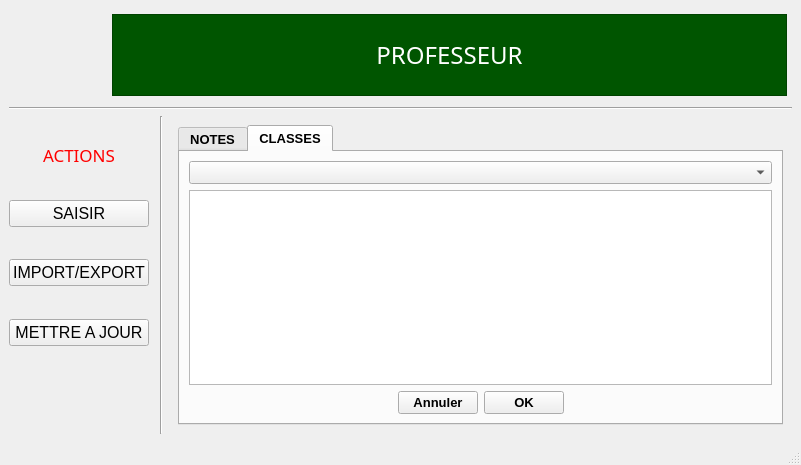
<?xml version="1.0" encoding="UTF-8"?>
<ui version="4.0">
 <class>MainWindow</class>
 <widget class="QMainWindow" name="MainWindow">
  <property name="geometry">
   <rect>
    <x>0</x>
    <y>0</y>
    <width>801</width>
    <height>465</height>
   </rect>
  </property>
  <property name="windowTitle">
   <string>GNOTE</string>
  </property>
  <property name="windowIcon">
   <iconset>
    <normaloff>../resources/images/Logo_inp-hb-360x406.png</normaloff>../resources/images/Logo_inp-hb-360x406.png</iconset>
  </property>
  <widget class="QWidget" name="centralwidget">
   <layout class="QHBoxLayout" name="horizontalLayout_3">
    <item>
     <layout class="QVBoxLayout" name="verticalLayout_2" stretch="1,0,1,10">
      <item>
       <layout class="QHBoxLayout" name="horizontalLayout" stretch="1,0,3">
        <property name="topMargin">
         <number>5</number>
        </property>
        <property name="rightMargin">
         <number>5</number>
        </property>
        <item>
         <widget class="QToolButton" name="toolButton">
          <property name="text">
           <string/>
          </property>
          <property name="icon">
           <iconset>
            <normaloff>../resources/images/Logo_inp-hb-360x406.png</normaloff>../resources/images/Logo_inp-hb-360x406.png</iconset>
          </property>
          <property name="iconSize">
           <size>
            <width>75</width>
            <height>75</height>
           </size>
          </property>
          <property name="autoRaise">
           <bool>true</bool>
          </property>
         </widget>
        </item>
        <item>
         <spacer name="horizontalSpacer">
          <property name="orientation">
           <enum>Qt::Horizontal</enum>
          </property>
          <property name="sizeHint" stdset="0">
           <size>
            <width>14</width>
            <height>20</height>
           </size>
          </property>
         </spacer>
        </item>
        <item>
         <widget class="QLabel" name="label">
          <property name="font">
           <font>
            <family>Arial Rounded MT Bold</family>
            <pointsize>18</pointsize>
           </font>
          </property>
          <property name="styleSheet">
           <string notr="true">background-color: rgb(0, 85, 0);
color: rgb(255, 255, 255);</string>
          </property>
          <property name="frameShape">
           <enum>QFrame::StyledPanel</enum>
          </property>
          <property name="lineWidth">
           <number>5</number>
          </property>
          <property name="midLineWidth">
           <number>5</number>
          </property>
          <property name="text">
           <string>PROFESSEUR</string>
          </property>
          <property name="alignment">
           <set>Qt::AlignCenter</set>
          </property>
         </widget>
        </item>
       </layout>
      </item>
      <item>
       <spacer name="verticalSpacer_6">
        <property name="orientation">
         <enum>Qt::Vertical</enum>
        </property>
        <property name="sizeHint" stdset="0">
         <size>
          <width>20</width>
          <height>5</height>
         </size>
        </property>
       </spacer>
      </item>
      <item>
       <widget class="Line" name="line">
        <property name="orientation">
         <enum>Qt::Horizontal</enum>
        </property>
       </widget>
      </item>
      <item>
       <layout class="QHBoxLayout" name="horizontalLayout_2" stretch="2,0,0,4">
        <item>
         <layout class="QVBoxLayout" name="verticalLayout">
          <item>
           <spacer name="verticalSpacer_4">
            <property name="orientation">
             <enum>Qt::Vertical</enum>
            </property>
            <property name="sizeHint" stdset="0">
             <size>
              <width>20</width>
              <height>26</height>
             </size>
            </property>
           </spacer>
          </item>
          <item>
           <widget class="QLabel" name="label_2">
            <property name="font">
             <font>
              <family>Arial Rounded MT Bold</family>
              <pointsize>13</pointsize>
             </font>
            </property>
            <property name="styleSheet">
             <string notr="true">color: rgb(255, 0, 0);</string>
            </property>
            <property name="text">
             <string>ACTIONS</string>
            </property>
            <property name="alignment">
             <set>Qt::AlignCenter</set>
            </property>
           </widget>
          </item>
          <item>
           <spacer name="verticalSpacer_5">
            <property name="orientation">
             <enum>Qt::Vertical</enum>
            </property>
            <property name="sizeHint" stdset="0">
             <size>
              <width>20</width>
              <height>5</height>
             </size>
            </property>
           </spacer>
          </item>
          <item>
           <widget class="QPushButton" name="pushButton">
            <property name="font">
             <font>
              <pointsize>12</pointsize>
             </font>
            </property>
            <property name="text">
             <string>SAISIR</string>
            </property>
            <property name="icon">
             <iconset>
              <normaloff>../resources/images/pencil.png</normaloff>../resources/images/pencil.png</iconset>
            </property>
           </widget>
          </item>
          <item>
           <spacer name="verticalSpacer">
            <property name="orientation">
             <enum>Qt::Vertical</enum>
            </property>
            <property name="sizeHint" stdset="0">
             <size>
              <width>20</width>
              <height>20</height>
             </size>
            </property>
           </spacer>
          </item>
          <item>
           <widget class="QPushButton" name="pushButton_2">
            <property name="font">
             <font>
              <pointsize>12</pointsize>
             </font>
            </property>
            <property name="text">
             <string>IMPORT/EXPORT</string>
            </property>
            <property name="icon">
             <iconset>
              <normaloff>../resources/images/icons8-tab-unselected-48.png</normaloff>../resources/images/icons8-tab-unselected-48.png</iconset>
            </property>
           </widget>
          </item>
          <item>
           <spacer name="verticalSpacer_2">
            <property name="orientation">
             <enum>Qt::Vertical</enum>
            </property>
            <property name="sizeHint" stdset="0">
             <size>
              <width>20</width>
              <height>20</height>
             </size>
            </property>
           </spacer>
          </item>
          <item>
           <widget class="QPushButton" name="pushButton_3">
            <property name="font">
             <font>
              <pointsize>12</pointsize>
             </font>
            </property>
            <property name="text">
             <string>METTRE A JOUR</string>
            </property>
            <property name="icon">
             <iconset>
              <normaloff>../resources/images/refresh.png</normaloff>../resources/images/refresh.png</iconset>
            </property>
           </widget>
          </item>
          <item>
           <spacer name="verticalSpacer_3">
            <property name="orientation">
             <enum>Qt::Vertical</enum>
            </property>
            <property name="sizeHint" stdset="0">
             <size>
              <width>20</width>
              <height>34</height>
             </size>
            </property>
           </spacer>
          </item>
          <item>
           <widget class="QToolButton" name="toolButton_2">
            <property name="text">
             <string/>
            </property>
            <property name="icon">
             <iconset>
              <normaloff>../resources/images/user (1).png</normaloff>../resources/images/user (1).png</iconset>
            </property>
            <property name="iconSize">
             <size>
              <width>41</width>
              <height>41</height>
             </size>
            </property>
            <property name="autoRaise">
             <bool>true</bool>
            </property>
           </widget>
          </item>
         </layout>
        </item>
        <item>
         <spacer name="horizontalSpacer_3">
          <property name="orientation">
           <enum>Qt::Horizontal</enum>
          </property>
          <property name="sizeHint" stdset="0">
           <size>
            <width>5</width>
            <height>20</height>
           </size>
          </property>
         </spacer>
        </item>
        <item>
         <widget class="Line" name="line_2">
          <property name="orientation">
           <enum>Qt::Vertical</enum>
          </property>
         </widget>
        </item>
        <item>
         <widget class="QStackedWidget" name="stackedWidget">
          <property name="font">
           <font>
            <pointsize>10</pointsize>
            <weight>75</weight>
            <bold>true</bold>
           </font>
          </property>
          <property name="currentIndex">
           <number>0</number>
          </property>
          <widget class="QWidget" name="page">
           <layout class="QHBoxLayout" name="horizontalLayout_4">
            <item>
             <widget class="QTabWidget" name="tabWidgetSaisir">
              <property name="font">
               <font>
                <pointsize>10</pointsize>
                <weight>75</weight>
                <bold>true</bold>
               </font>
              </property>
              <property name="currentIndex">
               <number>1</number>
              </property>
              <property name="movable">
               <bool>true</bool>
              </property>
              <property name="tabBarAutoHide">
               <bool>true</bool>
              </property>
              <widget class="QWidget" name="tabNotes">
               <attribute name="icon">
                <iconset>
                 <normaloff>../resources/images/icons8-education-64 (1).png</normaloff>../resources/images/icons8-education-64 (1).png</iconset>
               </attribute>
               <attribute name="title">
                <string>NOTES</string>
               </attribute>
               <layout class="QHBoxLayout" name="horizontalLayout_8">
                <item>
                 <layout class="QVBoxLayout" name="verticalLayout_3">
                  <item>
                   <layout class="QHBoxLayout" name="horizontalLayout_18" stretch="1,0,3">
                    <item>
                     <widget class="QLabel" name="label_7">
                      <property name="text">
                       <string>Date</string>
                      </property>
                     </widget>
                    </item>
                    <item>
                     <spacer name="horizontalSpacer_15">
                      <property name="orientation">
                       <enum>Qt::Horizontal</enum>
                      </property>
                      <property name="sizeHint" stdset="0">
                       <size>
                        <width>54</width>
                        <height>20</height>
                       </size>
                      </property>
                     </spacer>
                    </item>
                    <item>
                     <widget class="QDateEdit" name="dateEdit">
                      <property name="dateTime">
                       <datetime>
                        <hour>0</hour>
                        <minute>0</minute>
                        <second>0</second>
                        <year>2022</year>
                        <month>6</month>
                        <day>16</day>
                       </datetime>
                      </property>
                      <property name="calendarPopup">
                       <bool>true</bool>
                      </property>
                      <property name="date">
                       <date>
                        <year>2022</year>
                        <month>6</month>
                        <day>16</day>
                       </date>
                      </property>
                     </widget>
                    </item>
                   </layout>
                  </item>
                  <item>
                   <layout class="QHBoxLayout" name="horizontalLayout_19" stretch="1,0,3">
                    <item>
                     <widget class="QLabel" name="label_8">
                      <property name="text">
                       <string>Coefficient</string>
                      </property>
                     </widget>
                    </item>
                    <item>
                     <spacer name="horizontalSpacer_16">
                      <property name="orientation">
                       <enum>Qt::Horizontal</enum>
                      </property>
                      <property name="sizeHint" stdset="0">
                       <size>
                        <width>54</width>
                        <height>20</height>
                       </size>
                      </property>
                     </spacer>
                    </item>
                    <item>
                     <widget class="QLineEdit" name="lineEdit"/>
                    </item>
                   </layout>
                  </item>
                  <item>
                   <layout class="QHBoxLayout" name="horizontalLayout_21" stretch="0,0,0,1,0,2">
                    <item>
                     <widget class="QLabel" name="label_9">
                      <property name="text">
                       <string>Numero De Note</string>
                      </property>
                     </widget>
                    </item>
                    <item>
                     <widget class="QLineEdit" name="lineEdit_5"/>
                    </item>
                    <item>
                     <spacer name="horizontalSpacer_17">
                      <property name="orientation">
                       <enum>Qt::Horizontal</enum>
                      </property>
                      <property name="sizeHint" stdset="0">
                       <size>
                        <width>7</width>
                        <height>20</height>
                       </size>
                      </property>
                     </spacer>
                    </item>
                    <item>
                     <widget class="QLabel" name="label_10">
                      <property name="text">
                       <string>Matiere</string>
                      </property>
                     </widget>
                    </item>
                    <item>
                     <spacer name="horizontalSpacer_18">
                      <property name="orientation">
                       <enum>Qt::Horizontal</enum>
                      </property>
                      <property name="sizeHint" stdset="0">
                       <size>
                        <width>10</width>
                        <height>20</height>
                       </size>
                      </property>
                     </spacer>
                    </item>
                    <item>
                     <widget class="QComboBox" name="comboBox"/>
                    </item>
                   </layout>
                  </item>
                  <item>
                   <layout class="QHBoxLayout" name="horizontalLayout_23">
                    <item>
                     <widget class="QLabel" name="label_11">
                      <property name="text">
                       <string>Matricule Etudiant</string>
                      </property>
                     </widget>
                    </item>
                    <item>
                     <widget class="QLineEdit" name="lineEdit_3"/>
                    </item>
                    <item>
                     <widget class="QLabel" name="label_12">
                      <property name="text">
                       <string>Note/20</string>
                      </property>
                     </widget>
                    </item>
                    <item>
                     <widget class="QLineEdit" name="lineEdit_2"/>
                    </item>
                   </layout>
                  </item>
                  <item>
                   <layout class="QHBoxLayout" name="horizontalLayout_24">
                    <item>
                     <widget class="QLabel" name="label_13">
                      <property name="text">
                       <string>Matricule Prof</string>
                      </property>
                     </widget>
                    </item>
                    <item>
                     <widget class="QLineEdit" name="lineEdit_4"/>
                    </item>
                   </layout>
                  </item>
                  <item>
                   <layout class="QHBoxLayout" name="horizontalLayout_7">
                    <item>
                     <spacer name="horizontalSpacer_11">
                      <property name="orientation">
                       <enum>Qt::Horizontal</enum>
                      </property>
                      <property name="sizeHint" stdset="0">
                       <size>
                        <width>40</width>
                        <height>20</height>
                       </size>
                      </property>
                     </spacer>
                    </item>
                    <item>
                     <widget class="QPushButton" name="pushButton_5">
                      <property name="text">
                       <string>Annuler</string>
                      </property>
                      <property name="icon">
                       <iconset>
                        <normaloff>../resources/images/icons8-clear-symbol-48.png</normaloff>../resources/images/icons8-clear-symbol-48.png</iconset>
                      </property>
                     </widget>
                    </item>
                    <item>
                     <widget class="QPushButton" name="pushButton_8">
                      <property name="text">
                       <string>Sauvegarder</string>
                      </property>
                      <property name="icon">
                       <iconset>
                        <normaloff>../resources/images/disk.png</normaloff>../resources/images/disk.png</iconset>
                      </property>
                     </widget>
                    </item>
                    <item>
                     <spacer name="horizontalSpacer_12">
                      <property name="orientation">
                       <enum>Qt::Horizontal</enum>
                      </property>
                      <property name="sizeHint" stdset="0">
                       <size>
                        <width>40</width>
                        <height>20</height>
                       </size>
                      </property>
                     </spacer>
                    </item>
                   </layout>
                  </item>
                  <item>
                   <widget class="QLabel" name="comfirmation3">
                    <property name="styleSheet">
                     <string notr="true">color: rgb(255, 0, 0);</string>
                    </property>
                    <property name="text">
                     <string/>
                    </property>
                    <property name="alignment">
                     <set>Qt::AlignCenter</set>
                    </property>
                   </widget>
                  </item>
                 </layout>
                </item>
               </layout>
              </widget>
              <widget class="QWidget" name="tabClasses">
               <attribute name="icon">
                <iconset>
                 <normaloff>../resources/images/icons8-data-provider-24.png</normaloff>../resources/images/icons8-data-provider-24.png</iconset>
               </attribute>
               <attribute name="title">
                <string>CLASSES</string>
               </attribute>
               <layout class="QHBoxLayout" name="horizontalLayout_10">
                <item>
                 <layout class="QVBoxLayout" name="verticalLayout_4">
                  <item>
                   <widget class="QComboBox" name="comboBox_3"/>
                  </item>
                  <item>
                   <widget class="QTableWidget" name="tableWidget_5">
                    <property name="rowCount">
                     <number>0</number>
                    </property>
                   </widget>
                  </item>
                  <item>
                   <layout class="QHBoxLayout" name="horizontalLayout_9">
                    <item>
                     <spacer name="horizontalSpacer_13">
                      <property name="orientation">
                       <enum>Qt::Horizontal</enum>
                      </property>
                      <property name="sizeHint" stdset="0">
                       <size>
                        <width>40</width>
                        <height>20</height>
                       </size>
                      </property>
                     </spacer>
                    </item>
                    <item>
                     <widget class="QPushButton" name="pushButton_7">
                      <property name="text">
                       <string>Annuler</string>
                      </property>
                      <property name="icon">
                       <iconset>
                        <normaloff>../resources/images/icons8-clear-symbol-48.png</normaloff>../resources/images/icons8-clear-symbol-48.png</iconset>
                      </property>
                     </widget>
                    </item>
                    <item>
                     <widget class="QPushButton" name="pushButton_6">
                      <property name="text">
                       <string>OK</string>
                      </property>
                      <property name="icon">
                       <iconset>
                        <normaloff>../resources/images/icons8-check-64.png</normaloff>../resources/images/icons8-check-64.png</iconset>
                      </property>
                     </widget>
                    </item>
                    <item>
                     <spacer name="horizontalSpacer_14">
                      <property name="orientation">
                       <enum>Qt::Horizontal</enum>
                      </property>
                      <property name="sizeHint" stdset="0">
                       <size>
                        <width>40</width>
                        <height>20</height>
                       </size>
                      </property>
                     </spacer>
                    </item>
                   </layout>
                  </item>
                 </layout>
                </item>
               </layout>
              </widget>
             </widget>
            </item>
           </layout>
          </widget>
          <widget class="QWidget" name="page_2">
           <layout class="QHBoxLayout" name="horizontalLayout_5">
            <item>
             <widget class="QTabWidget" name="tabWidgetImporExport">
              <property name="font">
               <font>
                <pointsize>10</pointsize>
                <weight>75</weight>
                <bold>true</bold>
               </font>
              </property>
              <property name="currentIndex">
               <number>0</number>
              </property>
              <property name="documentMode">
               <bool>false</bool>
              </property>
              <property name="tabsClosable">
               <bool>false</bool>
              </property>
              <property name="movable">
               <bool>true</bool>
              </property>
              <property name="tabBarAutoHide">
               <bool>true</bool>
              </property>
              <widget class="QWidget" name="tabImport">
               <attribute name="title">
                <string>IMPORT</string>
               </attribute>
               <layout class="QVBoxLayout" name="verticalLayout_5">
                <item>
                 <layout class="QHBoxLayout" name="horizontalLayout_11" stretch="2,0">
                  <item>
                   <widget class="QLabel" name="label_3">
                    <property name="frameShape">
                     <enum>QFrame::Box</enum>
                    </property>
                    <property name="frameShadow">
                     <enum>QFrame::Sunken</enum>
                    </property>
                    <property name="text">
                     <string/>
                    </property>
                    <property name="wordWrap">
                     <bool>true</bool>
                    </property>
                    <property name="textInteractionFlags">
                     <set>Qt::LinksAccessibleByMouse|Qt::TextEditable|Qt::TextEditorInteraction|Qt::TextSelectableByKeyboard|Qt::TextSelectableByMouse</set>
                    </property>
                   </widget>
                  </item>
                  <item>
                   <widget class="QPushButton" name="pushButton_16">
                    <property name="font">
                     <font>
                      <pointsize>10</pointsize>
                      <weight>75</weight>
                      <bold>true</bold>
                     </font>
                    </property>
                    <property name="text">
                     <string>Choisir Un Fichier</string>
                    </property>
                    <property name="icon">
                     <iconset>
                      <normaloff>../resources/images/icons8-terms-and-conditions-48.png</normaloff>../resources/images/icons8-terms-and-conditions-48.png</iconset>
                    </property>
                   </widget>
                  </item>
                 </layout>
                </item>
                <item>
                 <widget class="QTableWidget" name="tableWidget_2">
                  <property name="font">
                   <font>
                    <pointsize>8</pointsize>
                   </font>
                  </property>
                  <property name="alternatingRowColors">
                   <bool>true</bool>
                  </property>
                  <property name="rowCount">
                   <number>0</number>
                  </property>
                  <property name="columnCount">
                   <number>0</number>
                  </property>
                 </widget>
                </item>
                <item>
                 <layout class="QHBoxLayout" name="horizontalLayout_12">
                  <item>
                   <spacer name="horizontalSpacer_5">
                    <property name="orientation">
                     <enum>Qt::Horizontal</enum>
                    </property>
                    <property name="sizeHint" stdset="0">
                     <size>
                      <width>40</width>
                      <height>20</height>
                     </size>
                    </property>
                   </spacer>
                  </item>
                  <item>
                   <widget class="QPushButton" name="pushButton_10">
                    <property name="text">
                     <string>Annuler</string>
                    </property>
                    <property name="icon">
                     <iconset>
                      <normaloff>../resources/images/icons8-clear-symbol-48.png</normaloff>../resources/images/icons8-clear-symbol-48.png</iconset>
                    </property>
                   </widget>
                  </item>
                  <item>
                   <widget class="QPushButton" name="pushButton_9">
                    <property name="text">
                     <string>Sauvegarder</string>
                    </property>
                    <property name="icon">
                     <iconset>
                      <normaloff>../resources/images/disk.png</normaloff>../resources/images/disk.png</iconset>
                    </property>
                   </widget>
                  </item>
                  <item>
                   <spacer name="horizontalSpacer_6">
                    <property name="orientation">
                     <enum>Qt::Horizontal</enum>
                    </property>
                    <property name="sizeHint" stdset="0">
                     <size>
                      <width>40</width>
                      <height>20</height>
                     </size>
                    </property>
                   </spacer>
                  </item>
                 </layout>
                </item>
                <item>
                 <widget class="QLabel" name="label_4">
                  <property name="font">
                   <font>
                    <weight>50</weight>
                    <bold>false</bold>
                   </font>
                  </property>
                  <property name="styleSheet">
                   <string notr="true">color: rgb(255, 0, 0);</string>
                  </property>
                  <property name="text">
                   <string/>
                  </property>
                  <property name="alignment">
                   <set>Qt::AlignCenter</set>
                  </property>
                 </widget>
                </item>
               </layout>
              </widget>
              <widget class="QWidget" name="tabExport">
               <attribute name="title">
                <string>EXPORT</string>
               </attribute>
               <layout class="QVBoxLayout" name="verticalLayout_6">
                <item>
                 <layout class="QHBoxLayout" name="horizontalLayout_14" stretch="1,0">
                  <item>
                   <widget class="QLabel" name="label_5">
                    <property name="frameShape">
                     <enum>QFrame::Box</enum>
                    </property>
                    <property name="frameShadow">
                     <enum>QFrame::Sunken</enum>
                    </property>
                    <property name="midLineWidth">
                     <number>0</number>
                    </property>
                    <property name="text">
                     <string/>
                    </property>
                    <property name="textInteractionFlags">
                     <set>Qt::LinksAccessibleByMouse|Qt::TextSelectableByKeyboard|Qt::TextSelectableByMouse</set>
                    </property>
                   </widget>
                  </item>
                  <item>
                   <widget class="QPushButton" name="pushButton_19">
                    <property name="text">
                     <string>Emplacement</string>
                    </property>
                    <property name="icon">
                     <iconset>
                      <normaloff>../resources/images/folder.png</normaloff>../resources/images/folder.png</iconset>
                    </property>
                   </widget>
                  </item>
                 </layout>
                </item>
                <item>
                 <layout class="QHBoxLayout" name="horizontalLayout_22" stretch="0,1">
                  <item>
                   <widget class="QPushButton" name="pushButton_21">
                    <property name="text">
                     <string>Classe</string>
                    </property>
                    <property name="autoDefault">
                     <bool>false</bool>
                    </property>
                    <property name="flat">
                     <bool>true</bool>
                    </property>
                   </widget>
                  </item>
                  <item>
                   <widget class="QComboBox" name="comboBox_4"/>
                  </item>
                 </layout>
                </item>
                <item>
                 <layout class="QHBoxLayout" name="horizontalLayout_15">
                  <item>
                   <widget class="QTableWidget" name="tableWidget_4">
                    <property name="rowCount">
                     <number>5</number>
                    </property>
                    <row/>
                    <row/>
                    <row/>
                    <row/>
                    <row/>
                   </widget>
                  </item>
                 </layout>
                </item>
                <item>
                 <layout class="QHBoxLayout" name="horizontalLayout_13">
                  <item>
                   <spacer name="horizontalSpacer_7">
                    <property name="orientation">
                     <enum>Qt::Horizontal</enum>
                    </property>
                    <property name="sizeHint" stdset="0">
                     <size>
                      <width>40</width>
                      <height>20</height>
                     </size>
                    </property>
                   </spacer>
                  </item>
                  <item>
                   <widget class="QPushButton" name="pushButton_17">
                    <property name="text">
                     <string>Annuler</string>
                    </property>
                    <property name="icon">
                     <iconset>
                      <normaloff>../resources/images/icons8-clear-symbol-48.png</normaloff>../resources/images/icons8-clear-symbol-48.png</iconset>
                    </property>
                   </widget>
                  </item>
                  <item>
                   <widget class="QPushButton" name="pushButton_11">
                    <property name="text">
                     <string>Excel</string>
                    </property>
                    <property name="icon">
                     <iconset>
                      <normaloff>../resources/images/icons8-microsoft-excel-50.png</normaloff>../resources/images/icons8-microsoft-excel-50.png</iconset>
                    </property>
                   </widget>
                  </item>
                  <item>
                   <widget class="QPushButton" name="pushButton_18">
                    <property name="text">
                     <string>Pdf</string>
                    </property>
                    <property name="icon">
                     <iconset>
                      <normaloff>../resources/images/icons8-pdf-30.png</normaloff>../resources/images/icons8-pdf-30.png</iconset>
                    </property>
                   </widget>
                  </item>
                  <item>
                   <spacer name="horizontalSpacer_8">
                    <property name="orientation">
                     <enum>Qt::Horizontal</enum>
                    </property>
                    <property name="sizeHint" stdset="0">
                     <size>
                      <width>40</width>
                      <height>20</height>
                     </size>
                    </property>
                   </spacer>
                  </item>
                 </layout>
                </item>
                <item>
                 <widget class="QLabel" name="label_6">
                  <property name="font">
                   <font>
                    <pointsize>8</pointsize>
                    <weight>50</weight>
                    <bold>false</bold>
                   </font>
                  </property>
                  <property name="styleSheet">
                   <string notr="true">color: rgb(255, 0, 0);</string>
                  </property>
                  <property name="text">
                   <string/>
                  </property>
                  <property name="alignment">
                   <set>Qt::AlignCenter</set>
                  </property>
                 </widget>
                </item>
               </layout>
              </widget>
             </widget>
            </item>
           </layout>
          </widget>
          <widget class="QWidget" name="page_3">
           <layout class="QHBoxLayout" name="horizontalLayout_6">
            <item>
             <widget class="QTabWidget" name="tabWidget_2">
              <property name="font">
               <font>
                <pointsize>10</pointsize>
                <weight>75</weight>
                <bold>true</bold>
               </font>
              </property>
              <property name="currentIndex">
               <number>1</number>
              </property>
              <property name="movable">
               <bool>true</bool>
              </property>
              <property name="tabBarAutoHide">
               <bool>true</bool>
              </property>
              <widget class="QWidget" name="tabMiseAJour">
               <attribute name="icon">
                <iconset>
                 <normaloff>../resources/images/refresh.png</normaloff>../resources/images/refresh.png</iconset>
               </attribute>
               <attribute name="title">
                <string>MISE A JOUR NOTES</string>
               </attribute>
               <layout class="QVBoxLayout" name="verticalLayout_7">
                <item>
                 <widget class="QTableWidget" name="tableWidget"/>
                </item>
                <item>
                 <layout class="QHBoxLayout" name="horizontalLayout_17">
                  <item>
                   <spacer name="horizontalSpacer_2">
                    <property name="orientation">
                     <enum>Qt::Horizontal</enum>
                    </property>
                    <property name="sizeHint" stdset="0">
                     <size>
                      <width>40</width>
                      <height>20</height>
                     </size>
                    </property>
                   </spacer>
                  </item>
                  <item>
                   <widget class="QPushButton" name="pushButton_12">
                    <property name="text">
                     <string>Annuler</string>
                    </property>
                    <property name="icon">
                     <iconset>
                      <normaloff>../resources/images/icons8-clear-symbol-48.png</normaloff>../resources/images/icons8-clear-symbol-48.png</iconset>
                    </property>
                   </widget>
                  </item>
                  <item>
                   <widget class="QPushButton" name="pushButton_13">
                    <property name="text">
                     <string>OK</string>
                    </property>
                    <property name="icon">
                     <iconset>
                      <normaloff>../resources/images/icons8-save-all-48.png</normaloff>../resources/images/icons8-save-all-48.png</iconset>
                    </property>
                   </widget>
                  </item>
                  <item>
                   <spacer name="horizontalSpacer_4">
                    <property name="orientation">
                     <enum>Qt::Horizontal</enum>
                    </property>
                    <property name="sizeHint" stdset="0">
                     <size>
                      <width>40</width>
                      <height>20</height>
                     </size>
                    </property>
                   </spacer>
                  </item>
                 </layout>
                </item>
               </layout>
              </widget>
              <widget class="QWidget" name="tabAtures">
               <attribute name="icon">
                <iconset>
                 <normaloff>../resources/images/menu-dots.png</normaloff>../resources/images/menu-dots.png</iconset>
               </attribute>
               <attribute name="title">
                <string>AUTRES</string>
               </attribute>
               <layout class="QVBoxLayout" name="verticalLayout_8">
                <item>
                 <widget class="QTextBrowser" name="textBrowser_2"/>
                </item>
                <item>
                 <layout class="QHBoxLayout" name="horizontalLayout_16">
                  <item>
                   <spacer name="horizontalSpacer_9">
                    <property name="orientation">
                     <enum>Qt::Horizontal</enum>
                    </property>
                    <property name="sizeHint" stdset="0">
                     <size>
                      <width>40</width>
                      <height>20</height>
                     </size>
                    </property>
                   </spacer>
                  </item>
                  <item>
                   <widget class="QPushButton" name="pushButton_15">
                    <property name="text">
                     <string>OK</string>
                    </property>
                    <property name="icon">
                     <iconset>
                      <normaloff>../resources/images/icons8-check-64.png</normaloff>../resources/images/icons8-check-64.png</iconset>
                    </property>
                   </widget>
                  </item>
                  <item>
                   <spacer name="horizontalSpacer_10">
                    <property name="orientation">
                     <enum>Qt::Horizontal</enum>
                    </property>
                    <property name="sizeHint" stdset="0">
                     <size>
                      <width>40</width>
                      <height>20</height>
                     </size>
                    </property>
                   </spacer>
                  </item>
                 </layout>
                </item>
               </layout>
              </widget>
             </widget>
            </item>
           </layout>
          </widget>
         </widget>
        </item>
       </layout>
      </item>
     </layout>
    </item>
   </layout>
  </widget>
  <widget class="QMenuBar" name="menubar">
   <property name="geometry">
    <rect>
     <x>0</x>
     <y>0</y>
     <width>801</width>
     <height>21</height>
    </rect>
   </property>
  </widget>
  <widget class="QStatusBar" name="statusbar"/>
 </widget>
 <resources/>
 <connections/>
</ui>
